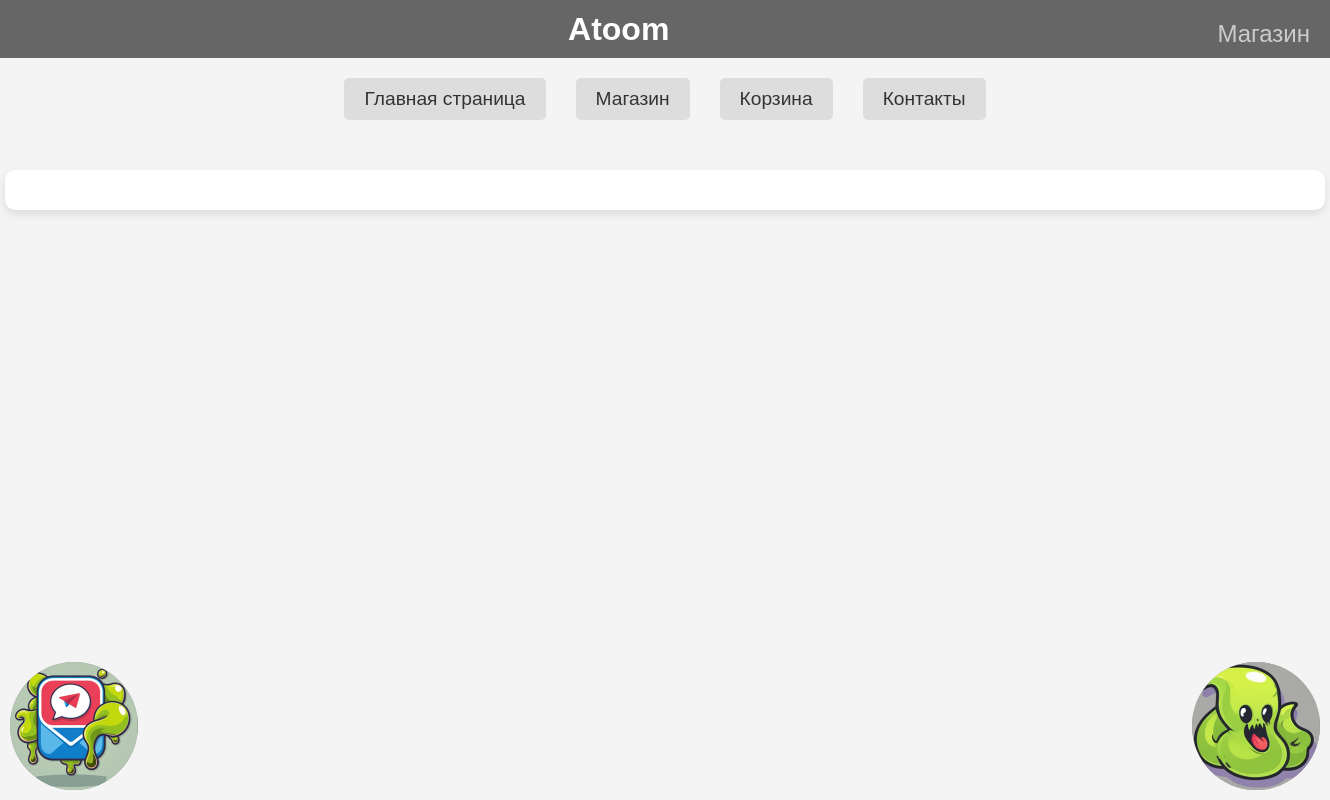
/store_page/, run on an earlier commit of the app's database.
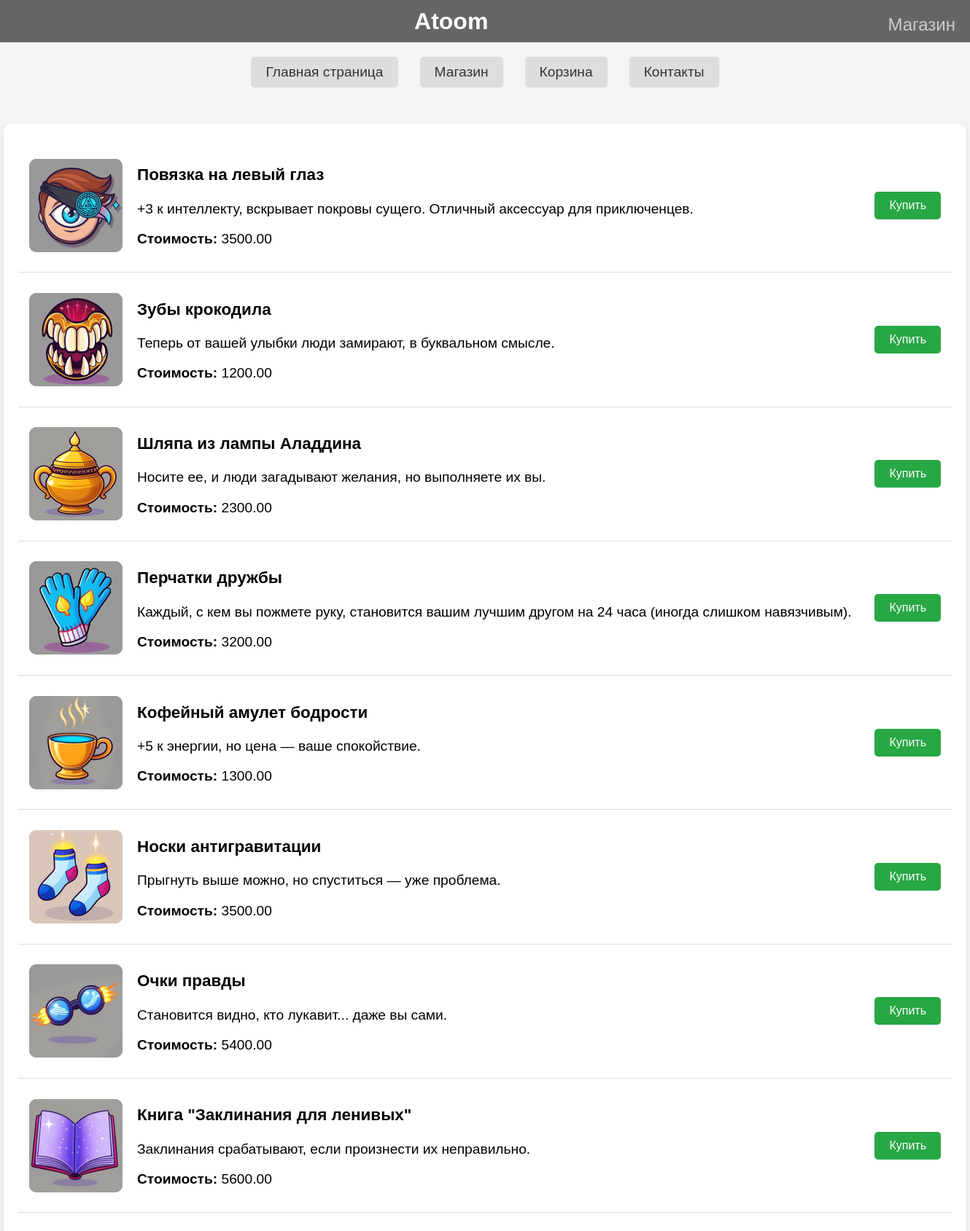
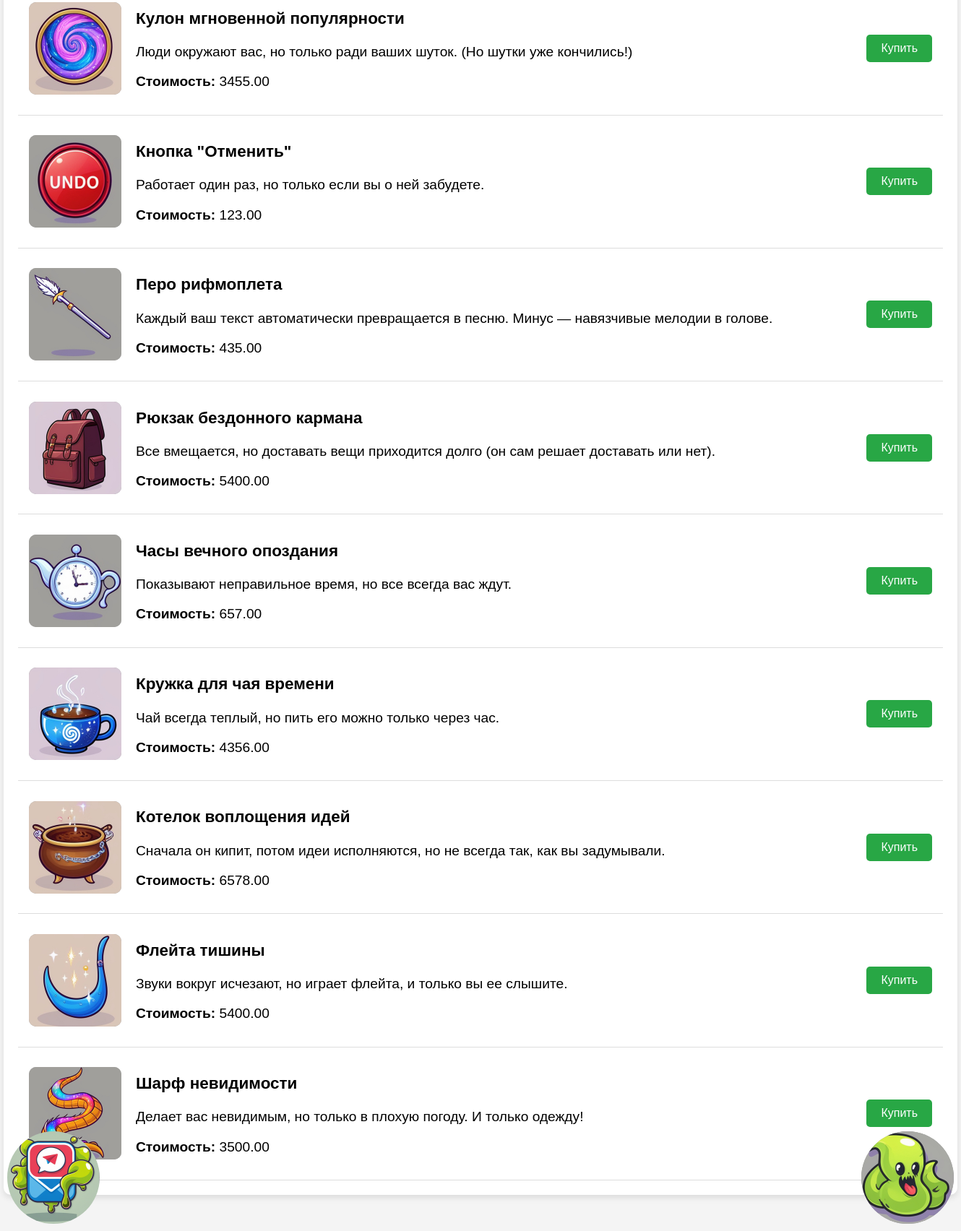
And on a later commit of the database (2 pictures, top to bottom).
### task1/models.py (models this page shows, shortened)
class Product(models.Model):
    name = models.CharField(max_length=200, verbose_name="Название")
    image = models.ImageField(upload_to='products/', verbose_name="Изображение")
    description = models.TextField(verbose_name="Описание")
    price = models.DecimalField(max_digits=10, decimal_places=2, verbose_name="Цена")

### task1/views.py (the view)
# urls.py: path('store_page/', store_page_view),
def store_page_view(request):
    products = Product.objects.all()
    return render(request, 'fourth_task/store_page.html', {"products": products})

### templates/fourth_task/store_page.html (shortened to what this page needs)
{% load static %}
<!DOCTYPE html>
<html lang="en">
<head>
    <link rel = "stylesheet" type = text/css href = "{% static 'style.css' %}">
</head>
<body>
    <header>
        <h1>Atoom</h1>
        <div class="sub-title">Магазин</div>
    </header>
    <nav>
        <a href="/">Главная страница</a>
        <a href="/store_page/">Магазин</a>
        <a href="/basket_page/">Корзина</a>
        <a href="/contact_page/">Контакты</a>
    </nav>
    <div class="icon-container left-icons">
        <img src="/static/img/telega.png" alt="Telegram Icon" onclick="window.open('https://t.me/yourchannel', '_blank')">
    </div>
    <div class="icon-container right-icons">
        <img src="/static/img/bot.png" alt="Bot Icon" title="Chat Bot" onclick="toggleDialog()">
    </div>
    <div class="store-container">
        {% for product in products %}
        <div class="product">
            <img src="{{ product.image.url }}" alt="{{ product.name }}">
            <div class="product-description">
                <h3>{{ product.name }}</h3>
                <p>{{ product.description }}</p>
                <p><strong>Стоимость:</strong> {{ product.price }}</p>
            </div>
            <button onclick="purchaseItem('{{ product.name }}')">Купить</button>
        </div>
        {% endfor %}
    </div>
</body>
</html>

### static/style.css (style rules this page uses)
body { font-family: Arial, sans-serif; margin: 0; padding: 0; background-color: #f4f4f4; text-align: center; }
header { display: flex; justify-content: space-between; align-items: center; padding: 10px 20px; background-color: #666666; position: relative; }
header h1 { margin: 0; color: white; font-size: 32px; flex-grow: 1; text-align: center; }
header .sub-title { text-align: center; font-size: 1.5em; color: #ccc; margin-top: 10px }
nav { display: flex; justify-content: center; margin: 20px 0; }
nav a { text-decoration: none; color: #333; font-size: 1.2em; margin: 0 15px; padding: 10px 20px; background-color: #ddd; border-radius: 5px; transition: background-color 0.3s; }
.icon-container { position: fixed; display: flex; flex-direction: column; gap: 10px; }
.icon-container img { width: 128px; height: 128px; cursor: pointer; background-color: #999999; border-radius: 50%; }
.left-icons { left: 10px; bottom: 10px; }
.right-icons { right: 10px; bottom: 10px; }
.icon-container.left-icons { left: 10px; bottom: 10px; }
.icon-container.right-icons { right: 10px; bottom: 10px; }
.store-container { margin: 50px auto; width: 1280px; background-color: #fff; padding: 20px; border-radius: 10px; box-shadow: 0 4px 8px rgba(0, 0, 0, 0.1); }
.product { display: flex; align-items: center; justify-content: space-between; padding: 15px; border-bottom: 1px solid #ddd; }
.product img { width: 128px; height: 128px; background-color: #999999; border-radius: 10px; }
.product-description { font-size: 1.2em; flex-grow: 1; text-align: left; margin: 0 20px; }
.product button { padding: 10px 20px; font-size: 1em; background-color: #28a745; color: #fff; border: none; border-radius: 5px; cursor: pointer; transition: background-color 0.3s; }

What changed in the data, as far as the page shows it:
added Product: image (picture), name "Повязка на левый глаз", description "+3 к интеллекту, вскрывает покровы сущего. Отличный аксессуар для приключенцев.", price "3500.00"
added Product: image (picture), name "Зубы крокодила", description "Теперь от вашей улыбки люди замирают, в буквальном смысле.", price "1200.00"
added Product: image (picture), name "Шляпа из лампы Аладдина", description "Носите ее, и люди загадывают желания, но выполняете их вы.", price "2300.00"
added Product: image (picture), name "Перчатки дружбы", description "Каждый, с кем вы пожмете руку, становится вашим лучшим другом на 24 часа (иногда слишком навязчивым).", price "3200.00"
added Product: image (picture), name "Кофейный амулет бодрости", description "+5 к энергии, но цена — ваше спокойствие.", price "1300.00"
added Product: image (picture), name "Носки антигравитации", description "Прыгнуть выше можно, но спуститься — уже проблема.", price "3500.00"
added Product: image (picture), name "Очки правды", description "Становится видно, кто лукавит... даже вы сами.", price "5400.00"
added Product: image (picture), name "Книга \"Заклинания для ленивых\"", description "Заклинания срабатывают, если произнести их неправильно.", price "5600.00"
added Product: image (picture), name "Кулон мгновенной популярности", description "Люди окружают вас, но только ради ваших шуток. (Но шутки уже кончились!)", price "3455.00"
added Product: image (picture), name "Кнопка \"Отменить\"", description "Работает один раз, но только если вы о ней забудете.", price "123.00"
added Product: image (picture), name "Перо рифмоплета", description "Каждый ваш текст автоматически превращается в песню. Минус — навязчивые мелодии в голове.", price "435.00"
added Product: image (picture), name "Рюкзак бездонного кармана", description "Все вмещается, но доставать вещи приходится долго (он сам решает доставать или нет).", price "5400.00"
added Product: image (picture), name "Часы вечного опоздания", description "Показывают неправильное время, но все всегда вас ждут.", price "657.00"
added Product: image (picture), name "Кружка для чая времени", description "Чай всегда теплый, но пить его можно только через час.", price "4356.00"
added Product: image (picture), name "Котелок воплощения идей", description "Сначала он кипит, потом идеи исполняются, но не всегда так, как вы задумывали.", price "6578.00"
added Product: image (picture), name "Флейта тишины", description "Звуки вокруг исчезают, но играет флейта, и только вы ее слышите.", price "5400.00"
added Product: image (picture), name "Шарф невидимости", description "Делает вас невидимым, но только в плохую погоду. И только одежду!", price "3500.00"
